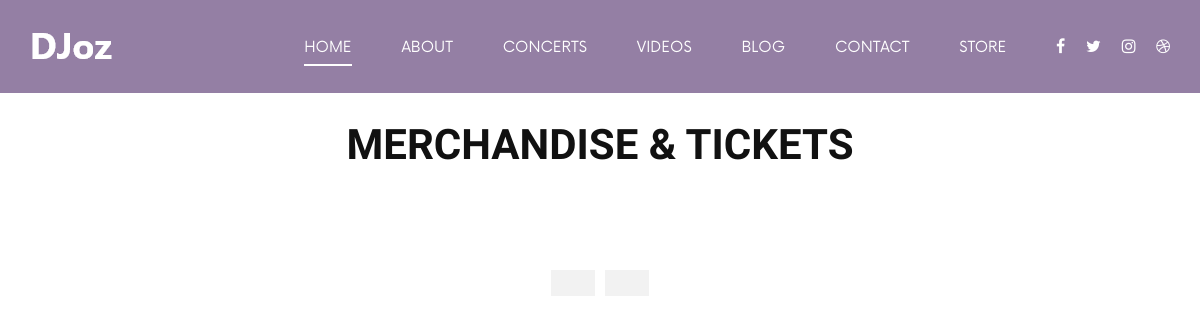
The page /store_page on the database as committed earlier.
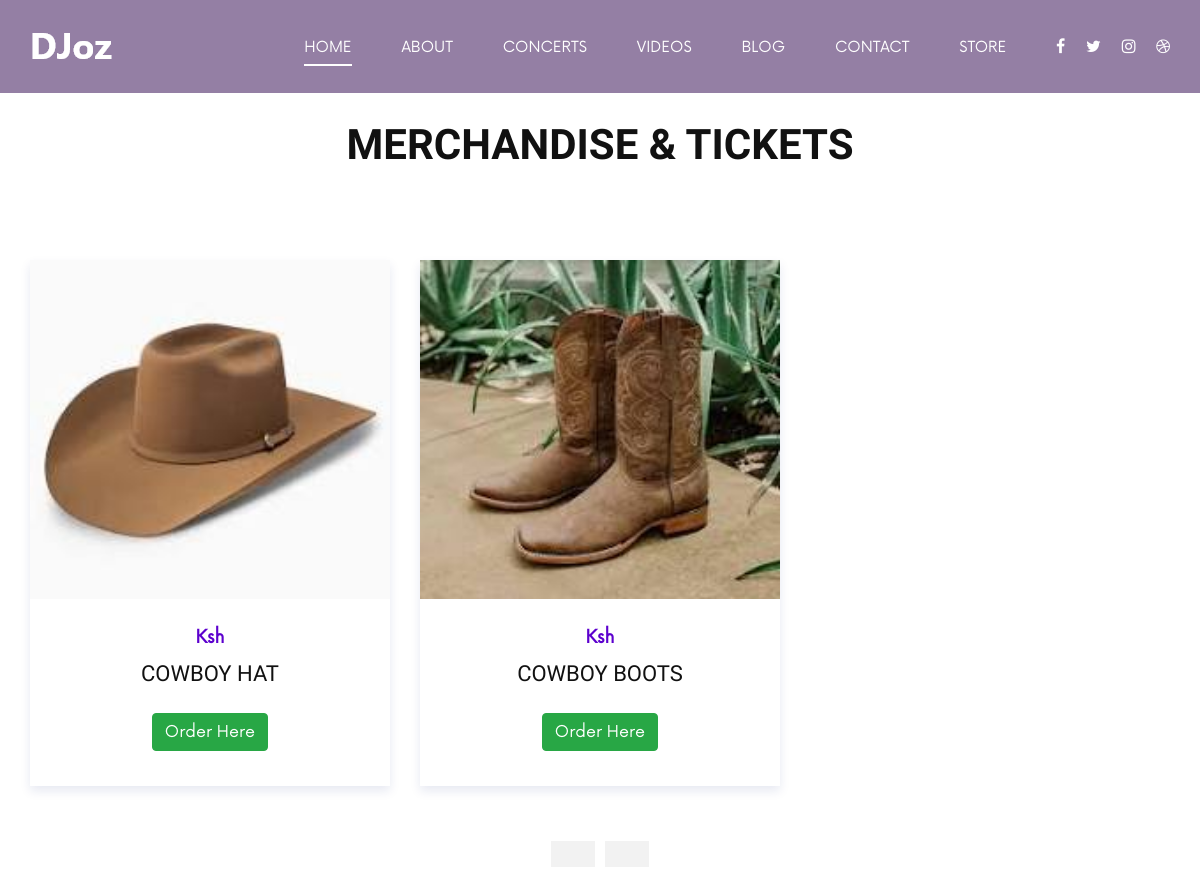
The same page on the database as committed later.
### music_site/models.py (models this page shows, shortened)
class Items(models.Model):
    item_name = models.CharField(max_length=200)
    description = models.TextField(max_length=200)
    attributes = models.ManyToManyField(item_attributes, blank=True)
    image = models.ImageField(default="default-image", blank=True, upload_to='store_images')
    stage = models.CharField(max_length=200, choices=(('stock', 'stock'),('in-cart', 'in-cart'),('paid', 'paid'),('complete','çomplete'),('returned', 'returned')))
    date = models.DateTimeField()

### music_site/views.py (the view)
# urls.py: path('store_page',views.store_page,name="site-store-page"),
def store_page(request):
    items = Items.objects.all()
    contxt = {"items":items}
    return render(request,'music_site/store.html',contxt)

### music_site/templates/music_site/store.html (shortened to what this page needs)
{% extends 'music_site/base.html' %}
{% block home %}
<section class="discography spad">
    <div class="container">
        <div class="row">
            <div class="col-lg-12">
                <div class="section-title center-title">
                    <h2>Merchandise & Tickets</h2>
                </div>
            </div>
        </div>
        <div class="row">
            {% for item in items %}
            <div class="col-lg-4 col-md-6 col-sm-6">
                <div class="discography__item">
                    <div class="discography__item__pic">
                        <img src="{{item.image.url}}" alt="">
                    </div>
                    <div class="discography__item__text">
                        <span>Ksh {{item.attributes.price}}</span>
                        <h4>{{item.item_name}}</h4>
                        <button class="btn btn-success">Order Here</button>
                    </div>
                </div>
            </div>
           {% endfor %}
            <div class="col-lg-12">
                <div class="pagination__links">
                    {% if items.has_other_pages %}
                    <a href="?page={{items.previous_page_number}}">&laquo;</a>
                    {% else %}
                    <a></a>
                    {% endif %}
                    {% if items.has_next %}
                    <a href="?page={{items.next_page_number}}">&raquo;</a>
                    {% else %}
                    <a></>
                    {% endif %}
                </div>
            </div>
        </div>
    </div>
</section>
{% endblock home %}

### music_site/templates/music_site/base.html (shortened to what this page needs)
{% load static %}
<!DOCTYPE html>
<html lang="zxx">
<head>
    <link rel="stylesheet" href="{% static 'css/bootstrap.min.css' %}" type="text/css">
    <link rel="stylesheet" href="{% static 'css/font-awesome.min.css' %}" type="text/css">
    <link rel="stylesheet" href="{% static 'css/barfiller.css' %}" type="text/css">
    <link rel="stylesheet" href="{% static 'css/nowfont.css' %}" type="text/css">
    <link rel="stylesheet" href="{% static 'css/rockville.css' %}" type="text/css">
    <link rel="stylesheet" href="{% static 'css/magnific-popup.css' %}" type="text/css">
    <link rel="stylesheet" href="{% static 'css/owl.carousel.min.css' %}" type="text/css">
    <link rel="stylesheet" href="{% static 'css/slicknav.min.css' %}" type="text/css">
    <link rel="stylesheet" href="{% static 'css/style.css' %}" type="text/css">
</head>
<body>
    <header class="header">
        <div class="container">
            <div class="row">
                <div class="col-lg-2 col-md-2">
                    <div class="header__logo">
                        <a href="./index.html"><img src="img/logo.png" alt=""></a>
                    </div>
                </div>
                <div class="col-lg-10 col-md-10">
                    <div class="header__nav">
                        <nav class="header__menu mobile-menu">
                            <ul>
                                <li class="active"><a href="{% url 'site-index' %}">Home</a></li>
                                <li><a href="{% url 'site-about' %}">About</a></li>
                                <li><a href="{% url 'site-concert-page' %}">Concerts</a></li>
                                <li><a href="{% url 'site-youtube-videos' %}">Videos</a></li>
                                <li><a href="{% url 'site-blog-page' %}">Blog</a>
                                </li>
                                <li><a href="{% url 'site-contact-page' %}">Contact</a></li>
                                <li><a href="{% url 'site-store-page' %}">Store</a></li>
                            </ul>
                        </nav>
                        <div class="header__right__social">
                            <a href="#"><i class="fa fa-facebook"></i></a>
                            <a href="#"><i class="fa fa-twitter"></i></a>
                            <a href="#"><i class="fa fa-instagram"></i></a>
                            <a href="#"><i class="fa fa-dribbble"></i></a>
                        </div>
                    </div>
                </div>
            </div>
        </div>
    </header>
   {% block home %}
   {% endblock home %}
</body>
</html>

### music_site/static/css/style.css (style rules this page uses)
html, body { height: 100%; font-family: "Now Regular"; -webkit-font-smoothing: antialiased; }
h1, h2, h3, h4, h5, h6 { margin: 0; color: #111111; font-weight: 400; font-family: "Rajdhani", sans-serif; }
h2 { font-size: 36px; }
h4 { font-size: 24px; }
img { max-width: 100%; }
ul, ol { padding: 0; margin: 0; }
.section-title { margin-bottom: 40px; position: relative; z-index: 1; }
.section-title.center-title { text-align: center; }
.section-title h2 { font-size: 42px; color: #111111; font-weight: 700; text-transform: uppercase; }
.spad { padding-top: 100px; padding-bottom: 100px; }
.header { background: rgba(42, 1, 74, 0.5); position: absolute; left: 0; top: 0; width: 100%; z-index: 9; }
.header__logo { padding: 20px 0 25px; }
.header__logo a { display: inline-block; }
.header__nav { text-align: right; }
.header__menu { padding: 31px 0 27px; display: inline-block; margin-right: 45px; }
.header__menu ul li { list-style: none; display: inline-block; margin-right: 45px; position: relative; }
.header__menu ul li.active a:after { opacity: 1; }
.header__menu ul li:last-child { margin-right: 0; }
.header__menu ul li a { font-size: 15px; text-transform: uppercase; color: #ffffff; display: block; padding: 6px 0; position: relative; }
.header__menu ul li a:after { position: absolute; left: 0; bottom: 0; width: 100%; height: 2px; background: #ffffff; content: ""; -webkit-transition: all, 0.5s; -o-transition: all, 0.5s; transition: all, 0.5s; opacity: 0; }
.header__right__social { display: inline-block; }
.header__right__social a { display: inline-block; font-size: 16px; color: #ffffff; margin-right: 16px; }
.header__right__social a:last-child { margin-right: 0; }
.discography { padding-bottom: 40px; padding-top: 120px; overflow: hidden; }
.discography .section-title { margin-bottom: 90px; }
.discography__item { margin-bottom: 45px; -webkit-box-shadow: 0px 5px 10px rgba(22, 41, 124, 0.1); box-shadow: 0px 5px 10px rgba(22, 41, 124, 0.1); }
.discography__item__pic img { min-width: 100%; }
.discography__item__text { padding: 25px 30px 35px; text-align: center; }
.discography__item__text span { font-size: 18px; color: #5c00ce; font-weight: 700; }
.discography__item__text h4 { font-size: 22px; text-transform: uppercase; color: #111111; margin-top: 10px; margin-bottom: 25px; }
.pagination__links { text-align: center; padding-top: 10px; }
.pagination__links a { display: inline-block; font-size: 15px; color: #111111; text-transform: uppercase; letter-spacing: 2px; background: #f2f2f2; -webkit-transition: all, 0.3s; -o-transition: all, 0.3s; transition: all, 0.3s; margin-right: 6px; margin-bottom: 5px; padding: 14px 22px 12px; }
.pagination__links a:last-child { margin-right: 0; }
@media only screen and (min-width: 1200px) { .container { max-width: 1170px; } }

Rows that differ between the two databases and show on the page:
added Items: image (picture), item_name "COWBOY HAT"
added Items: image (picture), item_name "COWBOY BOOTS"
